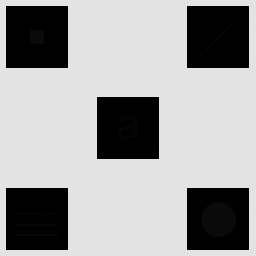
#> input picture Imagen_con_detalles_escondidos.tif, 256 x 256 px
$ python ejercicio1.py
#> lines starting #> are read from the running program, lines starting #| are printed output that depends on the picture
import cv2
import matplotlib.pyplot as plt
import numpy as np

img = cv2.imread("Imagen_con_detalles_escondidos.tif", cv2.IMREAD_GRAYSCALE)
#> img is the input picture: shape (256, 256); min 0, max 228, mean 160.7


def equalizacion_local(img, tamaño_ventana, truncate=False):

#> called with tamaño_ventana = (33, 33), truncate = False
  m, n = tamaño_ventana
  borde_m = m//2
  borde_n = n//2

  resultado = img.copy()
  rows, col = resultado.shape
#> rows = 256; col = 256

  if truncate:
     resultado[resultado > 200] = 255
     resultado[(resultado > 0) & (resultado < 15)] = 8

  img_bordes = cv2.copyMakeBorder(resultado, borde_m, borde_m, borde_n, borde_n, cv2.BORDER_REFLECT)

  for fila in range(rows):
    for columna in range(col):

        ventana = img_bordes[fila : fila + m, columna : columna + n]
        ventana_eq = cv2.equalizeHist(ventana)
        resultado[fila, columna] = ventana_eq[m//2, n//2]
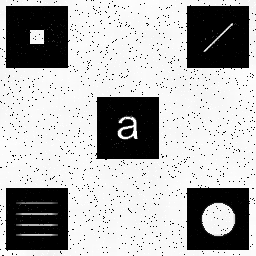
#> resultado: shape (256, 256); min 0, max 255, mean 177.1

  return resultado

k = 33

img_eq_3 = equalizacion_local(img, (k,k))
img_eq_3_truncate = equalizacion_local(img, (k,k), truncate=True)
#> call 2 of equalizacion_local, with tamaño_ventana = (33, 33), truncate = True
#> in equalizacion_local (call 2), `resultado[(resultado > 0) & (resultado < 15)] = 8`: resultado: shape (256, 256); min 0, max 255, mean 180.5
#> after the loop in equalizacion_local (call 2), `for fila in range(rows):`:
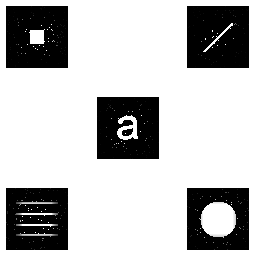
#> resultado: shape (256, 256); min 0, max 255, mean 187.8
#> after the loop in equalizacion_local (call 2), `for fila in range(rows):`:
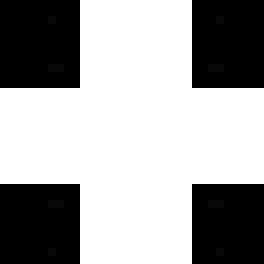
#> ventana: shape (33, 33) (shown 8 times larger); min 0, max 255, mean 161.7

plt.subplots(1,2,sharex=True, sharey=True)
plt.subplot(121)
plt.imshow(img_eq_3, cmap='gray')
plt.title('Img sin truncate')
plt.subplot(122)
plt.imshow(img_eq_3_truncate, cmap='gray')
plt.title('Img con truncate')
plt.show()

img_3 = equalizacion_local(img, (3,3))
#> call 3 of equalizacion_local, with tamaño_ventana = (3, 3), truncate = False
#> after the loop in equalizacion_local (call 3), `for fila in range(rows):`:
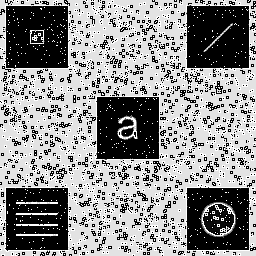
#> resultado: shape (256, 256); min 0, max 255, mean 142.1
img_15 = equalizacion_local(img, (15,15))
#> call 4 of equalizacion_local, with tamaño_ventana = (15, 15), truncate = False
#> in equalizacion_local (call 4), `img_bordes = cv2.copyMakeBorder(resultado, borde_m, borde_m, borde_n, ..`:
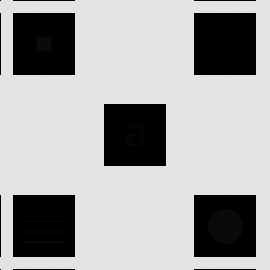
#> img_bordes: shape (270, 270); min 0, max 228, mean 166.2
img_51 = equalizacion_local(img, (51,51))
#> in equalizacion_local (call 5), `img_bordes = cv2.copyMakeBorder(resultado, borde_m, borde_m, borde_n, ..`:
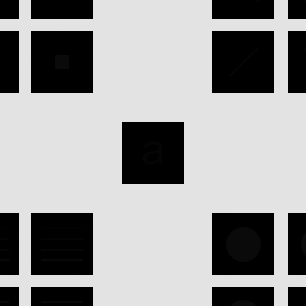
#> img_bordes: shape (306, 306); min 0, max 228, mean 154.6
#> after the loop in equalizacion_local (call 5), `for fila in range(rows):`:
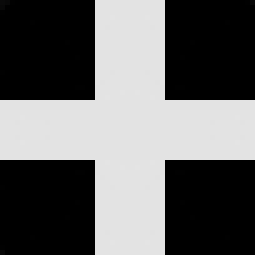
#> ventana: shape (51, 51) (shown 5 times larger); min 0, max 228, mean 101.1

plt.subplots(1,3,sharex=True, sharey=True)
plt.subplot(131)
plt.imshow(img_3, cmap='gray')
plt.title('Img kernel = 3')
plt.subplot(132)
plt.imshow(img_15, cmap='gray')
plt.title('Img kernel = 15')
plt.subplot(133)
plt.imshow(img_51, cmap='gray')
plt.title('Img kernel = 51')
plt.show()
